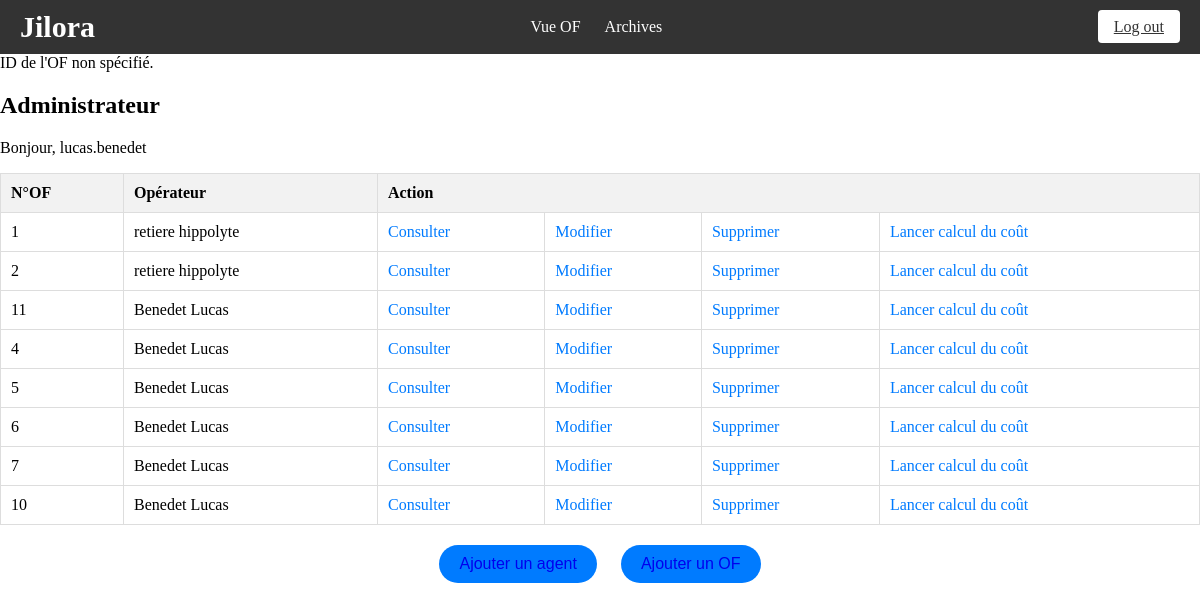
The page /final/admin.php (signed in) on the database its author committed.
### tables this page shows
CREATE TABLE IF NOT EXISTS `of` (
  `id` int(11) NOT NULL AUTO_INCREMENT,
  `id_agent` int(11) NOT NULL,
  `description` text NOT NULL,
  `etat` tinyint(1) NOT NULL,
  PRIMARY KEY (`id`)
);

CREATE TABLE IF NOT EXISTS `agent` (
  `id` int(11) NOT NULL AUTO_INCREMENT,
  `identifiant` varchar(255) NOT NULL,
  `mot_de_passe` varchar(255) NOT NULL,
  `prenom` varchar(255) NOT NULL,
  `nom` varchar(255) NOT NULL,
  `type` int(11) NOT NULL,
  PRIMARY KEY (`id`)
);

### final/admin.php (the view, shortened to what this page needs)
<?php
include_once __DIR__ . '/includes.php';
$host = "localhost";
$dbname = "tai";
$user = "root";
$pwd = "";
$connexion = mysqli_connect($host, $user, $pwd, $dbname);
if (isset($_GET['id'])) {
    $id_of = intval($_GET['id']);
    if ($id_of > 0) {
        $sql_supprimer = "DELETE FROM of WHERE id = $id_of";
        if (mysqli_query($connexion, $sql_supprimer)) {
            echo "OF supprimé avec succès.";
        } else {
            echo "Erreur lors de la suppression de l'OF : " . mysqli_error($connexion);
        }
    } else {
        echo "ID de l'OF invalide.";
    }
} else {
    echo "ID de l'OF non spécifié.";
}
?>
<!DOCTYPE html>
<html>
<head>
    <link rel="stylesheet" href="./global.css" />
    <link rel="stylesheet" href="./index_admin.css" />
</head>
<body>
    <table class="tableau">
        <h2>Administrateur</h2>
        <p>Bonjour, <?php echo $_SESSION['identifiant']; ?></p>
        <thead>
            <tr>
                <th>N°OF</th>
                <th>Opérateur</th>
                <th colspan="4">Action</th>
            </tr>
        </thead>
        <tbody>
        <?php
        $sql_of = "SELECT * FROM of";
        $result_of = mysqli_query($connexion, $sql_of);
        while ($row = mysqli_fetch_assoc($result_of)) {
            echo "<tr>";
            echo "<td>" . $row['id'] . "</td>";
            $id_agent = $row['id_agent'];
            $id_of = $row['id'];
            $sql_agent = "SELECT * FROM agent WHERE id = $id_agent";
            $result_agent = mysqli_query($connexion, $sql_agent);
            if ($result_agent) {
                $agent = mysqli_fetch_assoc($result_agent);
                echo "<td>" . htmlspecialchars($agent['nom'] . " " . htmlspecialchars($agent['prenom'])) . "</td>";
            } else {
                echo "<td>Erreur de récupération de l'agent</td>";
            }
            echo "<td><a href='consulter_of.php?id=" . $id_of . "'>Consulter</a></td>";
            echo "<td><a href='modifier_of.php?id=" . $id_of . "'>Modifier</a></td>";
            echo "<td><a href='?id=" . $id_of . "'>Supprimer</a></td>";
            echo "<td><a href='?calcul=" . $id_of . "'>Lancer calcul du coût</a></td>";
            echo "</tr>";
        }
        ?>
        </tbody>
    </table>
    <footer>
        <button class="button"><a href="add_user.php">Ajouter un agent</a></button>
        <button class="button"><a href="of.php">Ajouter un OF</a></button>
    </footer>
</body>
</html>

### final/global.css (style rules this page uses)
body { margin: 0; line-height: normal; }
:root { --small-text: Inter; --small-text-size: 16px; --body-text-size: 20px; --color-white: #fff; --color-black: #000; --color-gray: #828282; --color-gainsboro-100: #e6e6e6; --color-gainsboro-200: #e0e0e0; --padding-5xl: 24px; --padding-xl: 20px; --padding-10xs: 3px; --padding-mini: 15px; --padding-xs-5: 11.5px; --br-5xs: 8px; }
th, td { border: 1px solid #ddd; padding: 8px; text-align: left; }
th { background-color: #f2f2f2; }

### final/index_admin.css (style rules this page uses)
.tableau { width: 100%; border-collapse: collapse; }
.tableau th, .tableau td { padding: 10px; text-align: left; border-bottom: 1px solid #ddd; }
.tableau a { color: #007bff; text-decoration: none; }
h2 { font-weight : bold; }
footer { text-align: center; margin-top: 20px; }
.button { background-color: #007bff; color: #fff; border: none; padding: 10px 20px; margin: 0 10px; cursor: pointer; font-size: 16px; border-radius: 20px; transition: background-color 0.3s ease; font-family: 'Arial', sans-serif; }
.button a { text-decoration: none; }

### rows shown on the page
of: id "1", id_agent.prenom "retiere hippolyte"
of: id "2", id_agent.prenom "retiere hippolyte"
of: id "11", id_agent.prenom "Benedet Lucas"
of: id "4", id_agent.prenom "Benedet Lucas"
of: id "5", id_agent.prenom "Benedet Lucas"
of: id "6", id_agent.prenom "Benedet Lucas"
of: id "7", id_agent.prenom "Benedet Lucas"
of: id "10", id_agent.prenom "Benedet Lucas"

### other values the page prints
$_SESSION['identifiant'] "lucas.benedet"
